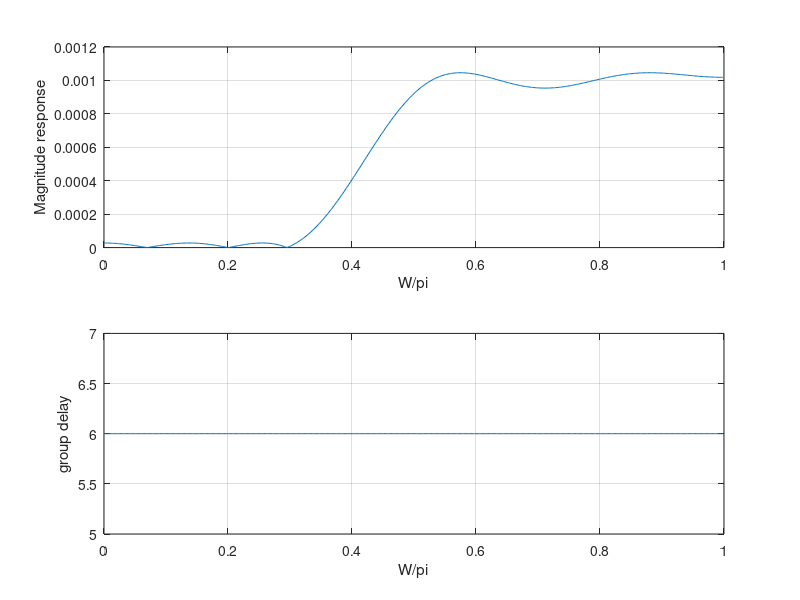

Reproduce this figure in MATLAB. (Note: this script raises an error after producing the figure.)
% FIR 濾波器分析
% 以 filterDesigner 設計出的 13-tap FIR 係數，計算頻率響應與 group delay，並印出轉移函數 H(z)
% 輸出：振幅響應、group delay、H(z)
format long;
Num = ...
   [-0.034469549768619  -0.014546035001740   0.059595885386943   0.059605406772247  -0.072051470491630...
   -0.306542463302543   0.589264662951166  -0.306542463302543  -0.072051470491630   0.059605406772247...
    0.059595885386943  -0.014546035001740  -0.034469549768619];
[H,W] = freqz(Num,1000) ;
[g,w] = grpdelay(Num,1000);
figure;
subplot(211)
plot(W/pi,abs(H));
xlabel('W/pi');
ylabel('Magnitude response');
grid on
subplot(212)
plot(W/pi,abs(g));
xlabel('W/pi');
ylabel('group delay');
grid on
sgtitle('FIR filter')

N = length(Num); 
Hz_str = "";
for i = 1:N
    coeff = Num(i);
    power = i - 1; % z^{-power}
    if coeff > 0 && i > 1
        Hz_str = strcat(Hz_str, " + "); % 正號
    elseif coeff < 0
        Hz_str = strcat(Hz_str, " - "); % 負號
    end
    Hz_str = strcat(Hz_str, sprintf("%.6f", abs(coeff))); % 添加係數
    if power > 0
        Hz_str = strcat(Hz_str, sprintf(" z^-%d", power)); % 添加次數
    end
end
disp("H(z) = " + Hz_str);
